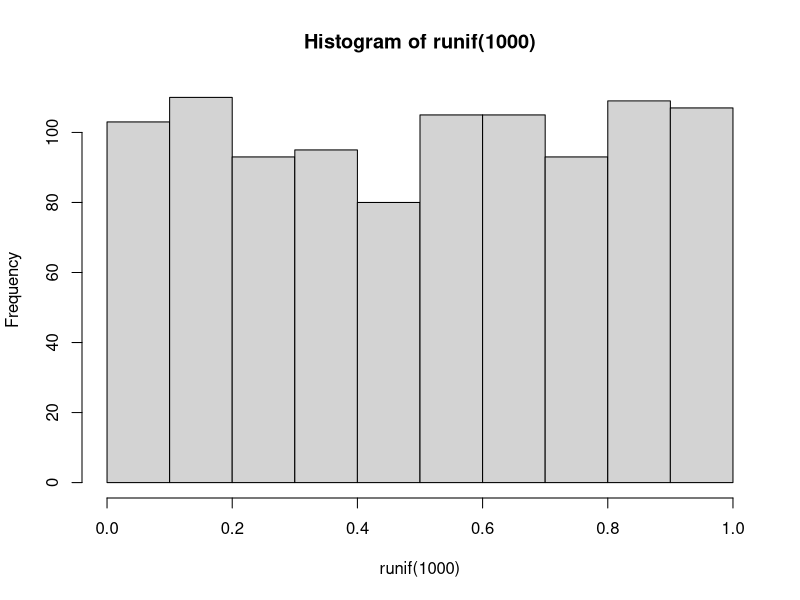
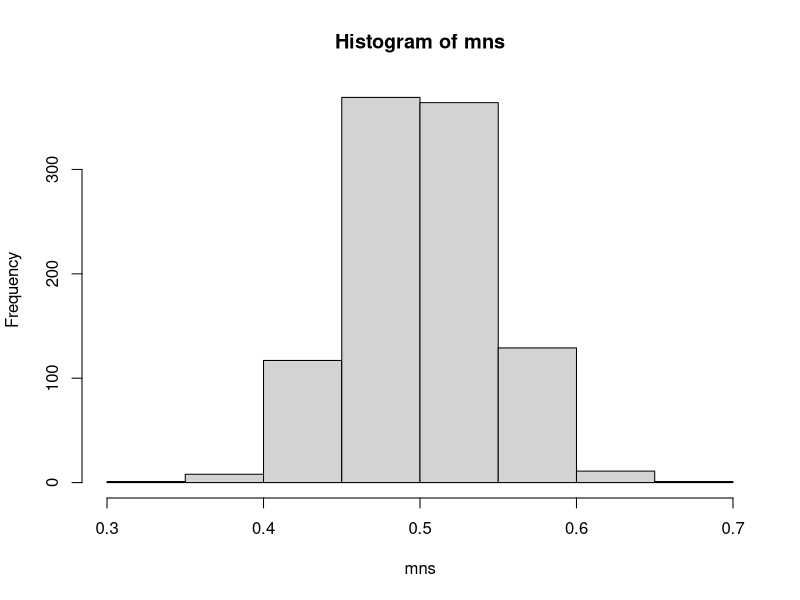

Reproduce these figures in R, in order. (Note: this script raises an error after producing the figures.)
hist(runif(1000))

mns = NULL
for (i in 1 : 1000) mns = c(mns, mean(runif(40)))
hist(mns)




set.seed(1984)
avg <- NULL
nosim <- 1000
for(i in 1:nosim) avg[i] <- mean(rexp(40, rate = 0.2))
 
a <- rexp(1000, rate=.2)
b <- avg

a <- cbind(a,0)
b <- cbind(b,1)
d <- rbind(a,b)
d <- as.data.frame(d)
tail(d)

names(d) <- c("Number","exp")
d$exp <- as.factor(d$exp)
library(dplyr)
e <- summarise(group_by(d,exp), means = mean(Number))
e
library(ggplot2)

x <- 
        ggplot(d, aes(d$Number, fill=d$exp)) +
        geom_histogram(binwidth=.6, alpha=.5, position="dodge") +
        scale_fill_manual(values=c("#009966", "#CC0000"), 
                          name="Distribution",
                          breaks=c(0, 1),
                          labels=c("Exponential", "Mean of sample means")) +
        annotate("text", label = "Mean", x = 7, y = 320, size = 4, color="grey") + 
        labs(title = "Histogramm", x = "Number", y = "Count") +
        geom_vline(data=e, aes(xintercept=e$means,  colour=e$exp), linetype="dashed", size=1) +
        xlim(0,25) 
        

ggplot(v, aes(x=avg)) +
        geom_histogram(binwidth=.5, colour="black", fill="white")


v <- as.data.frame(cbind(avg,0))
class(d$Number)


hist(avg)
mean(avg)
1/0.2
sd(avg)
1/(.2)

theoretical_mean <- 1/0.2

ggplot(hist_data1, aes(x=avg)) +
        geom_histogram(binwidth=.4, colour="black", fill="white") +
        labs(title = "Histogramm of sample means (n = 40)", x = "Sample mean", y = "Count") +
        geom_vline(data=hist_data1, aes(xintercept=mean(avg),  
                                        colour="red"), linetype="dashed", size=1) +
        geom_vline(aes(xintercept=theoretical_mean,  colour="cyan"), linetype="dashed", size=1) +
        annotate("text", label = "Mean of sample means", x = 6, y = 220, size = 4, color="red") +
        annotate("text", label = "Theoretical mean", x = 4.2, y = 220, size = 4, color="#009966") 


a <- rexp(1000, rate=.2)
b <- avg

a <- cbind(a,0)
b <- cbind(b,1)
d <- rbind(a,b)
d <- as.data.frame(d)
names(d) <- c("Number","exp")
d$exp <- as.factor(d$exp)
e <- summarise(group_by(d,exp), means = mean(Number))

plot3 <- ggplot(d, aes(d$Number, fill=d$exp)) +
                geom_density(alpha=.3) +
                scale_fill_manual(values=c("#009966", "#CC0000"), 
                          name= "Distribution",
                          breaks=c(0, 1),
                          labels=c("Exponential", "Mean of sample means")) +
                annotate("text", label = "Mean", x = 7, y = .45, size = 4, color="black") + 
                labs(title = "Density plot", x = "Number", y = "Count") +
                geom_vline(data=e, aes(xintercept=e$means,  colour=e$exp), linetype="dashed", size=1) +
                xlim(0,30)
        
